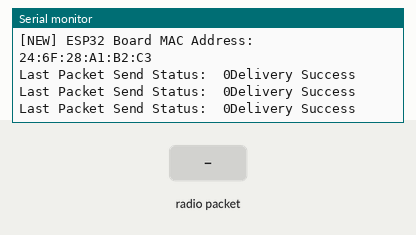
Simulated run of this sketch. Board: ESP32. Shown: the last lines printed to the serial monitor. The inputs (shaded band) are chosen by the test bench.

Above: at 1.2 s.
1.3 s: radio packet "1" arrives
At 1.46 s:
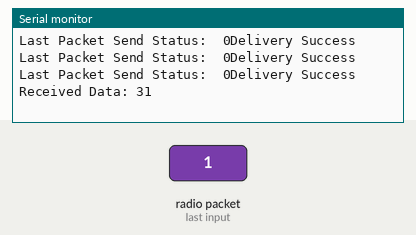
2.8 s: radio packet "0" arrives
At 3.8 s:
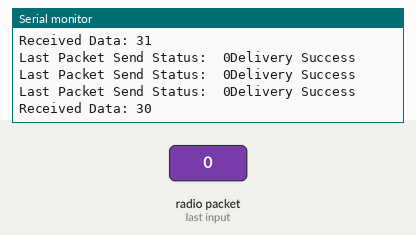
4.3 s: radio packet "2" arrives
At 4.46 s:
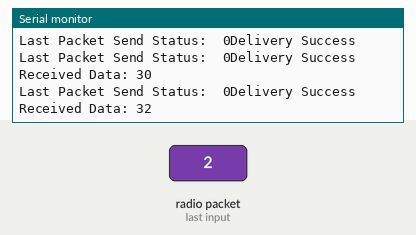

The sketch:

ESP_send_dev.ino
```cpp
#include <esp_now.h>
#include <WiFi.h>
#include <esp_wifi.h>

// 3C:61:05:64:FE:00 Ban sau cung
// uint8_t hostAddress[8] = {0x78, 0x21, 0x84, 0x79, 0x79, 0x00};
uint8_t hostAddress[8] = {0x3C, 0x61, 0x05, 0x64, 0xFE, 0x00};
// 3C:61:05:64:FE:00
uint8_t nodeAddress[6][8] = {
  {0x78, 0x21, 0x84, 0x79, 0x79, 0x11},
  {0x78, 0x21, 0x84, 0x79, 0x79, 0x22},
  {0x78, 0x21, 0x84, 0x79, 0x79, 0x33},
  {0x78, 0x21, 0x84, 0x79, 0x79, 0x44},
  {0x78, 0x21, 0x84, 0x79, 0x79, 0x55},
  {0x78, 0x21, 0x84, 0x79, 0x79, 0x66}
};

void change_mac(){
    for(int i=0; i<6; i++){
        nodeAddress[i][0] = hostAddress[0];
        nodeAddress[i][1] = hostAddress[1];
        nodeAddress[i][2] = hostAddress[2];
        nodeAddress[i][3] = hostAddress[3];
        nodeAddress[i][4] = hostAddress[4];
        nodeAddress[i][5] = 17*(i+1);
    }
}


esp_now_peer_info_t peerInfo[6];
String success;
typedef struct struct_message {
    int id;
    int value;
} struct_message;
struct_message sending_data;
struct_message recei_data;

void OnDataSent(const uint8_t *mac_addr, esp_now_send_status_t status) {
  Serial.print("\rLast Packet Send Status:\t");
  Serial.print(String(*mac_addr));
  Serial.println(status == ESP_NOW_SEND_SUCCESS ? "Delivery Success" : "Delivery Fail");
}

void OnDataRecv(const esp_now_recv_info *recv_info, const uint8_t *data, int len) {
    Serial.print("Received Data: ");
    for (int i = 0; i < len; i++) {
        Serial.print(data[i], HEX);
        Serial.print(" ");
    }
    Serial.println();
}
// // Callback when data is received
// void OnDataRecv(const uint8_t * mac, const uint8_t *incomingData, int len) {
//     memcpy(&recei_data, incomingData, sizeof(recei_data));
//     Serial.print(recei_data.id);
//     Serial.print(" ");
//     Serial.println(recei_data.value);
// }


void setup() {
  Serial.begin(115200);
  WiFi.mode(WIFI_STA);
  Serial.print("Old: ");
  Serial.println(WiFi.macAddress());
  change_mac();
  esp_wifi_set_mac(WIFI_IF_STA, &hostAddress[0]);
  Serial.print("[NEW] ESP32 Board MAC Address:  ");
  Serial.println(WiFi.macAddress());

  if (esp_now_init() != ESP_OK) {
    Serial.println("Error initializing ESP-NOW");
    return;
  }
  esp_now_register_send_cb(OnDataSent);
  for(int i=0; i<6; i++){
    memcpy(peerInfo[i].peer_addr, nodeAddress[i], 6);
    peerInfo[i].channel = 0;
    peerInfo[i].encrypt = false;
    esp_now_add_peer(&peerInfo[i]);
  }
  esp_now_register_recv_cb(OnDataRecv);
}


void loop() {
  sending_data.id = 1;
  sending_data.value = 20;
  for(int i=0; i<6; i++){
    esp_now_send(nodeAddress[i], (uint8_t *) &sending_data, sizeof(sending_data));
    delay(500);
  }
  delay(1000);
}
```

Measured:
- after the input at 1.3 s, the serial monitor: prints a new line at once (image 1)
- after the input at 2.8 s, the serial monitor: prints a new line at once (image 2)
- after the input at 4.3 s, the serial monitor: prints a new line at once (image 3)
